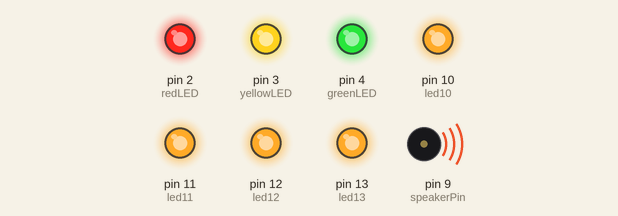
Simulated run of this sketch. Board: Arduino Uno, built with avr-gcc and run on an emulated ATmega328P. Shown: output pins drawn as LEDs (lit = HIGH), buzzer (waves = sounding). Pins used as bus, display or sensor lines are not drawn.

Above: at 0.09 s.
At 1.8 s:
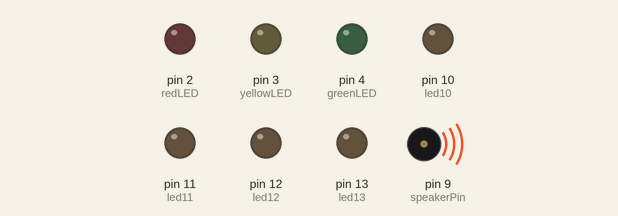
At 7.7 s:
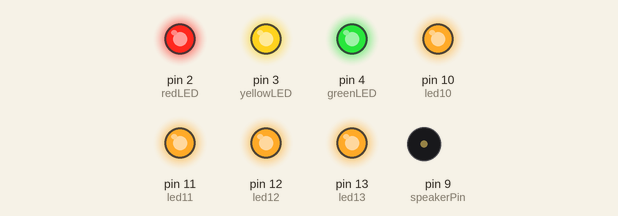
Timing chart, 0 to 11.8 s (numbered marks = the images above):
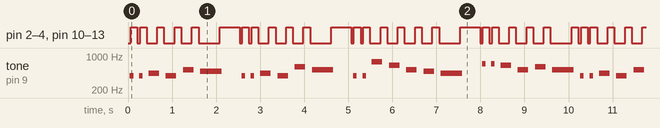

Measured:
- by itself, pin 2 (redLED), pin 3 (yellowLED), pin 4 (greenLED), pin 10 (led10), pin 11 (led11), pin 12 (led12), pin 13 (led13): moves between LOW and HIGH, repeating every 10.2 s
- by itself, tone on pin 9 (speakerPin): plays 391 Hz for 0.08 s, 391 Hz for 0.08 s, 438 Hz for 0.24 s, 391 Hz for 0.24 s, 521 Hz for 0.24 s, 491 Hz for 0.48 s … (319 notes in this stretch)

The sketch:

Happy_Birthday4.ino
```cpp
int speakerPin = 9;

int redLED = 2;
int yellowLED = 3;
int greenLED = 4;
int led10 = 10;
int led11= 11;
int led12 = 12;
int led13 = 13;

int notes_length = 28; // the number of notes
char notes[] = "GGAGcB GGAGdc GGxecBA yyecdc";
int beats[] = { 2, 2, 8, 8, 8, 16, 1, 2, 2, 8, 8,8, 16, 1, 2,2,8,8,8,8,16, 1,2,2,8,8,8,16 };
int tempo = 150;

void playTone(int tone, int duration) {
  for (long i = 0; i < duration * 1000L; i += tone * 2) {
     digitalWrite(speakerPin, HIGH);
     delayMicroseconds(tone);
     digitalWrite(speakerPin, LOW);
     delayMicroseconds(tone);
  }
}

void playNote(char note, int duration) {
  char names[] = {'C', 'D', 'E', 'F', 'G', 'A', 'B',

                   'c', 'd', 'e', 'f', 'g', 'a', 'b',

                   'x', 'y' };
  int tones[] = { 1915, 1700, 1519, 1432, 1275, 1136, 1014,

                   956,  834,  765,  593,  468,  346,  224,

                   655 , 715 };
  int SPEE = 5;
  int newduration;
  // play the tone corresponding to the note name
  for (int i = 0; i <= 16; i++) {
      if (names[i] == note) {
         newduration = duration/SPEE;
        playTone(tones[i], newduration);
      }
  }

}

void setup() {
  pinMode(speakerPin, OUTPUT);

  pinMode(redLED, OUTPUT);
  pinMode(yellowLED, OUTPUT);
  pinMode(greenLED, OUTPUT);
  pinMode(led10, OUTPUT);
  pinMode(led11, OUTPUT);
  pinMode(led12, OUTPUT);
  pinMode(led13, OUTPUT);
}

void loop() {
  //digitalWrite(redLED, HIGH);
  //digitalWrite(yellowLED, HIGH);
  //digitalWrite(greenLED, HIGH);
  for (int i = 0; i < notes_length; i++) {
     if (notes[i] == ' ') {
        digitalWrite(redLED, HIGH);
        digitalWrite(yellowLED, HIGH);
        digitalWrite(greenLED, HIGH);
        digitalWrite(led10, HIGH);
        digitalWrite(led11, HIGH);
        digitalWrite(led12, HIGH);
        digitalWrite(led13, HIGH);
        delay(beats[i] * tempo); // rest

     }
     else {
        playNote(notes[i], beats[i] * tempo);
        //digitalWrite(redLED, LOW);
        //digitalWrite(yellowLED, LOW);
        //digitalWrite(greenLED, LOW);
        digitalWrite(redLED, HIGH);
        digitalWrite(yellowLED, HIGH);
        digitalWrite(greenLED, HIGH);
        digitalWrite(led10, HIGH);
        digitalWrite(led11, HIGH);
        digitalWrite(led12, HIGH);
        digitalWrite(led13, HIGH);
     }
    delay(tempo);// pause between notes
    digitalWrite(redLED, LOW);
    digitalWrite(yellowLED, LOW);
    digitalWrite(greenLED, LOW);
    digitalWrite(led10, LOW);
    digitalWrite(led11, LOW);
    digitalWrite(led12, LOW);
    digitalWrite(led13, LOW);
  }
  //digitalWrite(redLED, LOW);
  //digitalWrite(yellowLED, LOW);
  //digitalWrite(greenLED, LOW);

}
```
